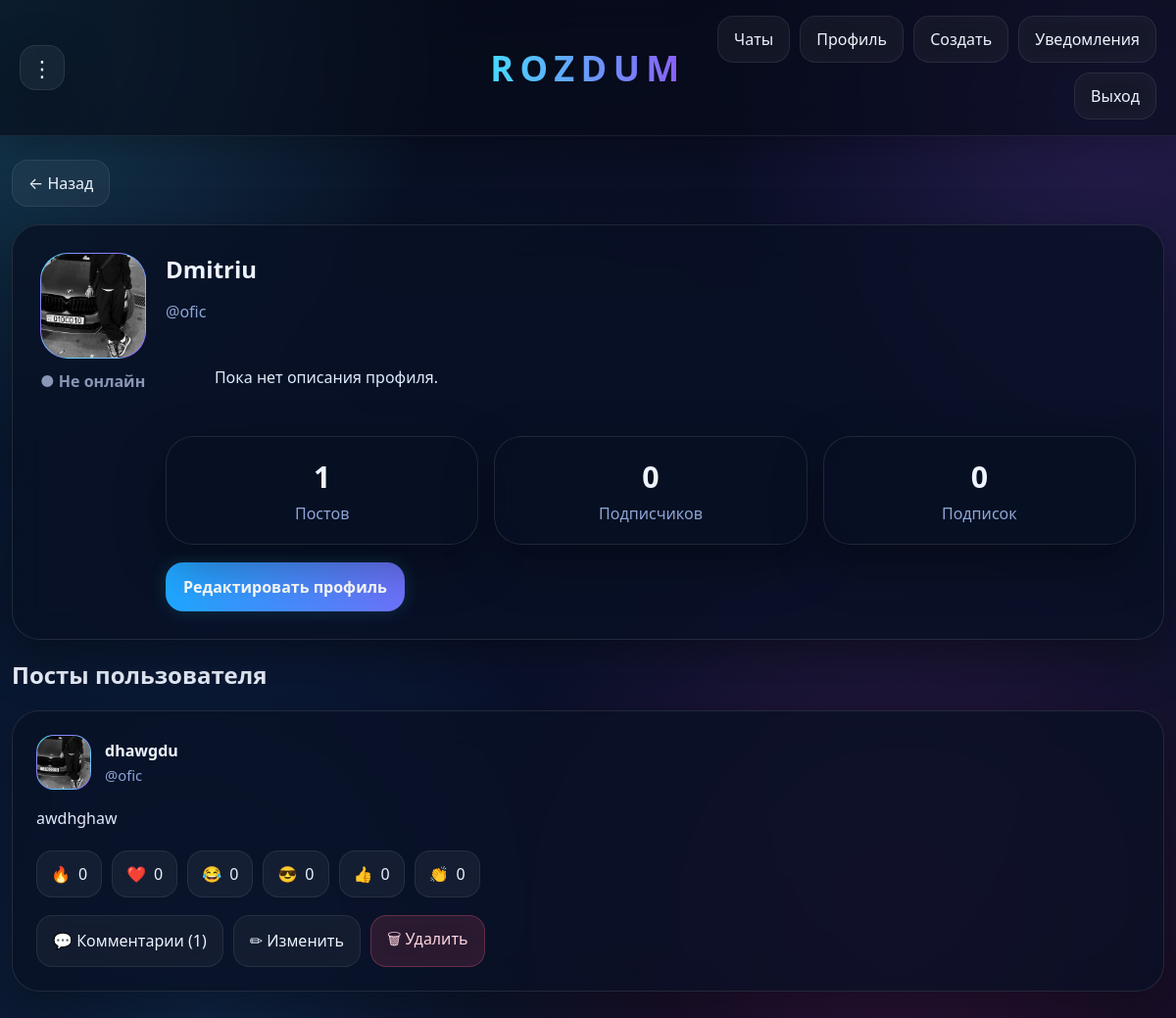
Page /profile/ofic (signed in) on the committed database.
### app.py (models this page shows)
class User(UserMixin, db.Model):
    id = db.Column(db.Integer, primary_key=True)
    username = db.Column(db.String(80), unique=True, nullable=False, index=True)
    nickname = db.Column(db.String(80), nullable=False)
    password = db.Column(db.String(255), nullable=False)
    avatar = db.Column(db.String(255), default="")
    bio = db.Column(db.Text, default="")
    status = db.Column(db.String(120), default="")
    is_admin = db.Column(db.Boolean, default=False)
    is_banned = db.Column(db.Boolean, default=False)
    last_seen = db.Column(db.DateTime, default=datetime.utcnow, nullable=False)
    created_at = db.Column(db.DateTime, default=datetime.utcnow, nullable=False)

class Topic(db.Model):
    id = db.Column(db.Integer, primary_key=True)
    title = db.Column(db.String(220), nullable=False)
    content = db.Column(db.Text, nullable=False)
    image = db.Column(db.String(255), default="")
    created_at = db.Column(db.DateTime, default=datetime.utcnow, nullable=False)
    updated_at = db.Column(db.DateTime, default=datetime.utcnow, onupdate=datetime.utcnow)
    user_id = db.Column(db.Integer, db.ForeignKey("user.id"), nullable=False)
    author = db.relationship("User", backref=db.backref("topics", lazy=True))

### app.py (the view)
@app.route("/profile/<username>")
@login_required
def profile(username):
    user = User.query.filter_by(username=username.strip().lower()).first_or_404()
    topics = Topic.query.filter_by(user_id=user.id).order_by(Topic.id.desc()).all()
    for topic in topics:
        decorate_topic(topic)
    followers_count = Follow.query.filter_by(following_id=user.id).count()
    following_count = Follow.query.filter_by(follower_id=user.id).count()
    posts_count = Topic.query.filter_by(user_id=user.id).count()
    is_following = False
    if current_user.id != user.id:
        is_following = Follow.query.filter_by(follower_id=current_user.id, following_id=user.id).first() is not None
    return render_template(
        "profile.html",
        user=user,
        topics=topics,
        followers_count=followers_count,
        following_count=following_count,
        posts_count=posts_count,
        is_following=is_following,
    )

### app.py (called while the page is built)
@login_manager.user_loader
def load_user(user_id):
    return User.query.get(int(user_id))

def is_online(user):
    if not user or not user.last_seen:
        return False
    return datetime.utcnow() - user.last_seen <= ONLINE_WINDOW

def render_mentions(text):
    safe_text = str(escape(text))
    def repl(match):
        username = match.group(1).lower()
        return f'<a class="mention" href="{url_for("profile", username=username)}">@{match.group(1)}</a>'
    return Markup(MENTION_RE.sub(repl, safe_text))

def decorate_topic(topic):
    topic.reaction_counts = {
        emoji: Reaction.query.filter_by(topic_id=topic.id, reaction=emoji).count()
        for emoji in REACTIONS
    }
    topic.comment_count = Comment.query.filter_by(topic_id=topic.id, parent_id=None).count()
    if current_user.is_authenticated:
        my_reaction = Reaction.query.filter_by(topic_id=topic.id, user_id=current_user.id).first()
        topic.my_reaction = my_reaction.reaction if my_reaction else ""
    else:
        topic.my_reaction = ""
    topic.content_html = render_mentions(topic.content)
    return topic

@app.context_processor
def inject_globals():
    unread = 0
    if current_user.is_authenticated:
        unread = Notification.query.filter_by(user_id=current_user.id, is_read=False).count()
    return {
        "unread_notifications_count": unread,
        "reactions_list": REACTIONS,
        "is_online": is_online,
    }

@app.before_request
def update_last_seen():
    if request.endpoint == "static":
        return
    if current_user.is_authenticated:
        if current_user.is_banned:
            logout_user()
            flash("Ваш аккаунт заблокирован.")
            return redirect(url_for("login"))
        current_user.last_seen = datetime.utcnow()
        db.session.commit()

### templates/profile.html (shortened to what this page needs)
{% extends "base.html" %}
{% block content %}
<div class="back-row">
    <a class="back-btn" href="{{ url_for('forum') }}">← Назад</a>
</div>
<section class="profile-hero card">
    <div class="profile-left">
        <div class="avatar avatar-lg">
            {% if user.avatar %}
                <img src="{{ url_for('static', filename='uploads/' ~ user.avatar) }}" alt="avatar">
            {% else %}
                <span>{{ user.nickname[:1] | upper }}</span>
            {% endif %}
        </div>
        <div class="profile-badges">
            {% if is_online(user) %}
                <span class="online-dot">● Онлайн</span>
            {% else %}
                <span class="offline-dot">● Не онлайн</span>
            {% endif %}
        </div>
    </div>
    <div class="profile-right">
        <h1>
            {{ user.nickname }}
        </h1>
        <p class="muted">@{{ user.username }}</p>
        <p class="profile-bio">
            {{ user.bio if user.bio else "Пока нет описания профиля." }}
        </p>
        <div class="stats-grid profile-stats">
            <div class="stat-card card">
                <strong>{{ posts_count }}</strong>
                <span>Постов</span>
            </div>
            <div class="stat-card card">
                <strong>{{ followers_count }}</strong>
                <span>Подписчиков</span>
            </div>
            <div class="stat-card card">
                <strong>{{ following_count }}</strong>
                <span>Подписок</span>
            </div>
        </div>
        <div class="profile-actions">
            {% if current_user.id == user.id %}
                <a class="btn-primary" href="{{ url_for('edit_profile') }}">Редактировать профиль</a>
            {% endif %}
        </div>
    </div>
</section>
<section class="section-title">
    <h2>Посты пользователя</h2>
</section>
<section class="topics-grid">
    {% for topic in topics %}
        <article class="topic-card card">
            <div class="topic-head">
                <a class="avatar" href="{{ url_for('profile', username=topic.author.username) }}">
                    {% if topic.author.avatar %}
                        <img src="{{ url_for('static', filename='uploads/' ~ topic.author.avatar) }}" alt="avatar">
                    {% else %}
                        <span>{{ topic.author.nickname[:1] | upper }}</span>
                    {% endif %}
                </a>
                <div class="topic-meta">
                    <div class="topic-author">
                        <a href="{{ url_for('topic_view', topic_id=topic.id) }}">{{ topic.title }}</a>
                    </div>
                    <div class="topic-submeta">@{{ topic.author.username }}</div>
                </div>
            </div>
            <p class="topic-text">{{ topic.content_html|safe }}</p>
            <div class="reaction-row">
                {% for emoji in reactions_list %}
                    <form method="POST" action="{{ url_for('react_topic', topic_id=topic.id) }}" class="reaction-form">
                        <button type="submit" class="reaction-btn {% if topic.my_reaction == emoji %}active{% endif %}">
                            {{ emoji }} <span>{{ topic.reaction_counts[emoji] }}</span>
                        </button>
                    </form>
                {% endfor %}
            </div>
            <div class="post-actions">
                <a class="small-btn" href="{{ url_for('topic_view', topic_id=topic.id) }}#comments">
                    💬 Комментарии ({{ topic.comment_count }})
                </a>
                {% if current_user.id == topic.author.id or current_user.is_admin %}
                    <a class="small-btn" href="{{ url_for('edit_topic', topic_id=topic.id) }}">✏ Изменить</a>
                    <form method="POST" action="{{ url_for('delete_topic', topic_id=topic.id) }}"
                          onsubmit="return confirm('Удалить этот пост?');">
                        <button class="small-btn danger" type="submit">🗑 Удалить</button>
                    </form>
                {% endif %}
            </div>
        </article>
    {% endfor %}
</section>
{% endblock %}

### templates/base.html (shortened to what this page needs)
<!DOCTYPE html>
<html lang="ru">
<head>
    <link rel="stylesheet" href="{{ url_for('static', filename='style.css') }}">
</head>
<body>
    <div class="bg-glow"></div>
    <header class="topbar">
        <div class="topbar-left">
            {% if current_user.is_authenticated %}
                <button id="adminDots" class="dots-btn" type="button" onclick="toggleAdminMenu()">⋮</button>
            {% endif %}
        </div>
        <a class="brand" href="{{ url_for('forum') }}">ROZDUM</a>
        <nav class="topbar-right">
            {% if current_user.is_authenticated %}
                <a class="nav-btn" href="{{ url_for('chats') }}">Чаты</a>
                <a class="nav-btn" href="{{ url_for('profile', username=current_user.username) }}">Профиль</a>
                <a class="nav-btn" href="{{ url_for('create_topic') }}">Создать</a>
                <a class="nav-btn" href="{{ url_for('notifications') }}">
                    Уведомления
                </a>
                <a class="nav-btn" href="{{ url_for('logout') }}">Выход</a>
            {% endif %}
        </nav>
    </header>
    <main class="page">
        {% block content %}{% endblock %}
    </main>
</body>
</html>

### rows in the picture
User: avatar (picture), nickname "Dmitriu", username "ofic", bio "Пока нет описания профиля."
Topic: avatar (picture), title "dhawgdu", author.username "ofic", content_html "awdhghaw", reactions_list "🔥" "❤️" "😂" "😎" "👍" "👏", reaction_counts "0" "0" "0" "0" "0" "0", comment_count "1"

### other values in the picture
{{ posts_count }} "1"
{{ followers_count }} "0"
{{ following_count }} "0"
